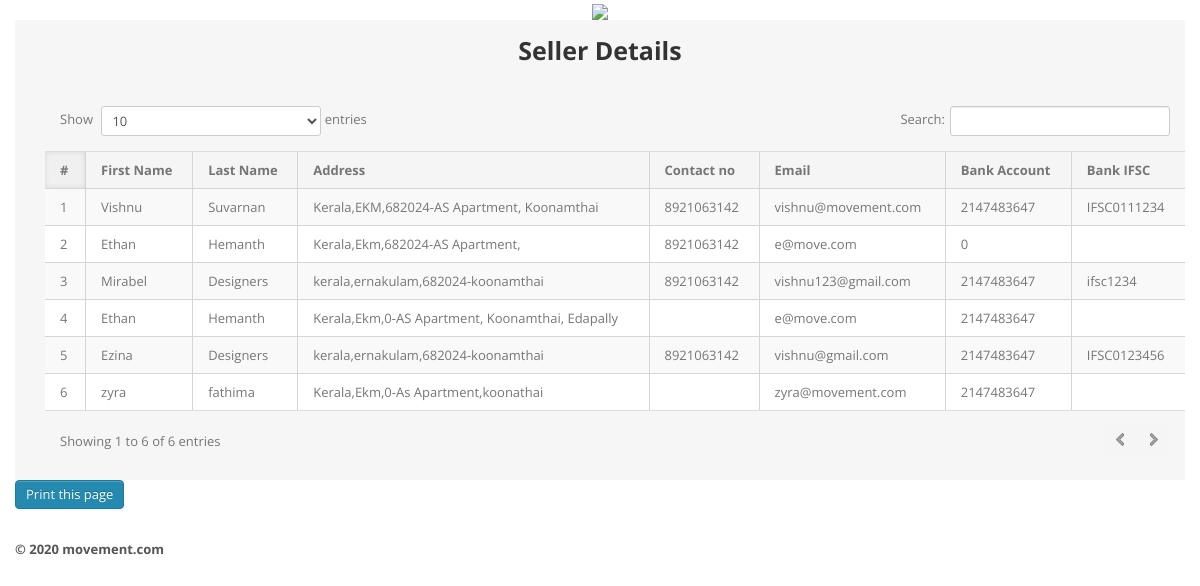
The app's page /admin/seller-report.php (signed in) with its own data.
### tables this page shows
CREATE TABLE IF NOT EXISTS `seller` (
  `sellerid` bigint UNSIGNED NOT NULL AUTO_INCREMENT,
  `email` varchar(35) NOT NULL,
  `pwd` varchar(16) NOT NULL,
  `fname` text NOT NULL,
  `lname` text NOT NULL,
  `dob` date NOT NULL,
  `phone` varchar(10) NOT NULL,
  `dist` text NOT NULL,
  `state` text NOT NULL,
  `zipcode` int NOT NULL,
  `shopadr` mediumtext NOT NULL,
  `status` text NOT NULL,
  `bankacc` int NOT NULL,
  `bankifsc` varchar(11) NOT NULL,
  `remark` text NOT NULL,
  PRIMARY KEY (`sellerid`),
  UNIQUE KEY `id` (`sellerid`)
);

### admin/seller-report.php (the view, shortened to what this page needs)
<?php
include('include/config.php');
if(strlen($_SESSION['alogin'])==0)
	{
header('location:index.php');
}
else{
?>
<!DOCTYPE html>
<html lang="en">
<head>
	<link type="text/css" href="bootstrap/css/bootstrap.min.css" rel="stylesheet">
	<link type="text/css" href="bootstrap/css/bootstrap-responsive.min.css" rel="stylesheet">
	<link type="text/css" href="css/theme.css" rel="stylesheet">
	<link type="text/css" href="images/icons/css/font-awesome.css" rel="stylesheet">
</head>
<body>
	<center>
	<div class="logo">
		<img class="logo" style="  border: 0x solid #ddd;padding: 1x;width: 275px;" src="assets/moveee.png">
</div>		</center>
		<div class="container">
			<div class="row">
			<div class="span12">
					<div class="content">
				<div class="module-head">
							<div class="module-head">
							<center>	<h3>Seller Details</h3>   </center>
							</div>
							<div class="module-body table">
									<br />
												<table cellpadding="0" cellspacing="0" border="0" class="datatable-1 table table-bordered table-striped	 display table-responsive" >
									<thead>
										<tr>
											<th>#</th>
											<th> First Name</th>
											<th> Last Name</th>
											<th>Address</th>
											<th>Contact no</th>
											<th>Email</th>
											<th>Bank Account</th>
											<th>Bank IFSC</th>
										</tr>
									</thead>
<tbody>
<?php
$query=mysqli_query($con,"select * from seller");
$cnt=1;
while($row=mysqli_fetch_array($query))
{
?>
										<tr>
											<td><?php echo $cnt;?></td>
											<td><?php echo ($row['fname']);?></td>
											<td><?php echo ($row['lname']);?></td>
											<td><?php echo ($row['state'].",".$row['dist'].",".$row['zipcode']."-".$row['shopadr']);?></td>
											<td><?php echo ($row['phone']);?></td>
											<td><?php echo ($row['email']);?></td>
											<td><?php echo ($row['bankacc']);?></td>
											<td><?php echo ($row['bankifsc']);?></td>
											</tr>
										<?php $cnt=$cnt+1; } ?>
										</tbody>
								</table>
							</div>
							</div>
					</div><button class="btn btn-primary" onclick="window.print()">Print this page</button>
				</div>
			</div>
		</div>
<?php include('include/footer.php');?>
</body>
<?php } ?>

### admin/include/footer.php
<div class="footer">
	<div class="container">
		<b class="copyright">&copy; 2020 movement.com </b>
	</div>
</div>

### records on screen
seller: fname "Vishnu", lname "Suvarnan", state "Kerala", dist "EKM", zipcode "682024", shopadr "AS Apartment, Koonamthai", phone "8921063142", email "vishnu@movement.com", bankacc "2147483647", bankifsc "IFSC0111234"
seller: fname "Ethan", lname "Hemanth", state "Kerala", dist "Ekm", zipcode "682024", shopadr "AS Apartment,", phone "8921063142", email "e@move.com", bankacc "0"
seller: fname "Mirabel", lname "Designers", state "kerala", dist "ernakulam", zipcode "682024", shopadr "koonamthai", phone "8921063142", email "vishnu123@gmail.com", bankacc "2147483647", bankifsc "ifsc1234"
seller: fname "Ethan", lname "Hemanth", state "Kerala", dist "Ekm", zipcode "0", shopadr "AS Apartment, Koonamthai, Edapally", email "e@move.com", bankacc "2147483647"
seller: fname "Ezina", lname "Designers", state "kerala", dist "ernakulam", zipcode "682024", shopadr "koonamthai", phone "8921063142", email "vishnu@gmail.com", bankacc "2147483647", bankifsc "IFSC0123456"
seller: fname "zyra", lname "fathima", state "Kerala", dist "Ekm", zipcode "0", shopadr "As Apartment,koonathai", email "zyra@movement.com", bankacc "2147483647"
